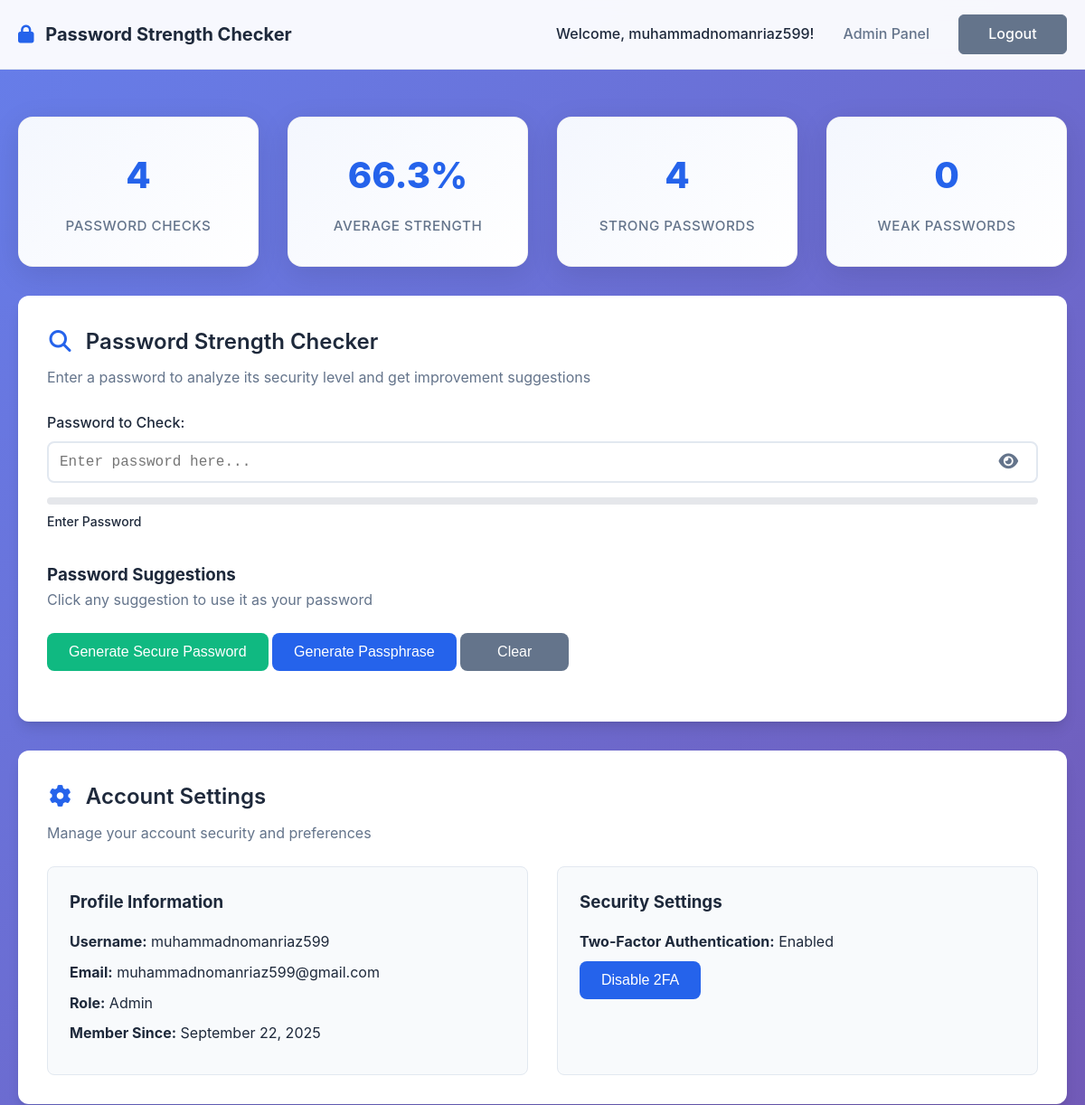
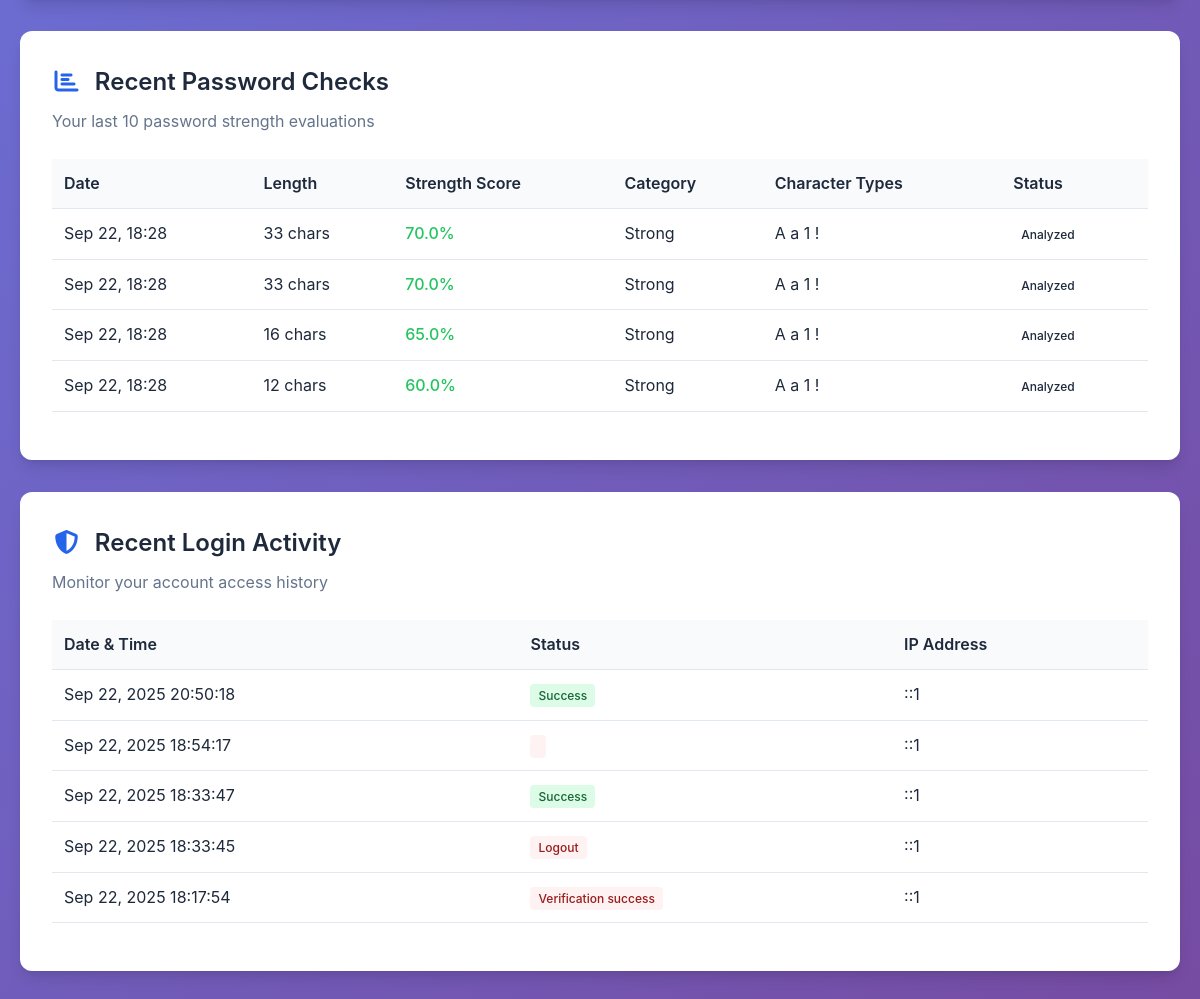
Page /dashboard.php (signed in) on the committed database (2 pictures, top to bottom).
### tables this page shows
CREATE TABLE `users` (
  `id` int(11) NOT NULL,
  `username` varchar(50) NOT NULL,
  `email` varchar(100) NOT NULL,
  `password_hash` varchar(255) NOT NULL,
  `role` enum('admin','user') DEFAULT 'user',
  `otp_secret` varchar(32) DEFAULT NULL,
  `is_2fa_enabled` tinyint(1) DEFAULT 0,
  `is_active` tinyint(1) DEFAULT 1,
  `is_verified` tinyint(1) DEFAULT 0,
  `verification_code` varchar(255) DEFAULT NULL,
  `verification_code_expires` datetime DEFAULT NULL,
  `created_at` timestamp NOT NULL DEFAULT current_timestamp(),
  `last_login` timestamp NULL DEFAULT NULL,
  `failed_login_attempts` int(11) DEFAULT 0,
  `locked_until` datetime DEFAULT NULL
);

CREATE TABLE `password_evaluations` (
  `id` int(11) NOT NULL,
  `user_id` int(11) DEFAULT NULL,
  `password_length` int(11) NOT NULL,
  `has_uppercase` tinyint(1) DEFAULT 0,
  `has_lowercase` tinyint(1) DEFAULT 0,
  `has_digits` tinyint(1) DEFAULT 0,
  `has_symbols` tinyint(1) DEFAULT 0,
  `strength_score` decimal(3,2) NOT NULL,
  `strength_category` enum('very_weak','weak','medium','strong','very_strong') NOT NULL,
  `feedback` longtext DEFAULT NULL CHECK (json_valid(`feedback`)),
  `ip_address` varchar(45) NOT NULL,
  `created_at` datetime DEFAULT current_timestamp()
);

### config/db.php (called while the page is built, shortened)
<?php
class Database {
    private $pdo;
    private static $instance = null;
    private function __construct() {
        try {
            $dsn = "mysql:host=" . DB_HOST . ";dbname=" . DB_NAME . ";charset=" . DB_CHARSET;
            $options = [
                PDO::ATTR_ERRMODE            => PDO::ERRMODE_EXCEPTION,
                PDO::ATTR_DEFAULT_FETCH_MODE => PDO::FETCH_ASSOC,
                PDO::ATTR_EMULATE_PREPARES   => false,
                PDO::ATTR_PERSISTENT         => false,
                PDO::MYSQL_ATTR_INIT_COMMAND => "SET NAMES " . DB_CHARSET
            ];
            $this->pdo = new PDO($dsn, DB_USER, DB_PASS, $options);
        } catch (PDOException $e) {
            error_log("Database connection failed: " . $e->getMessage());
            die("Database connection failed. Please check your configuration.");
        }
    }
    public static function getInstance() {
        if (self::$instance === null) {
            self::$instance = new self();
        }
        return self::$instance;
    }
    public function query($sql, $params = []) {
        try {
            $stmt = $this->pdo->prepare($sql);
            $stmt->execute($params);
            return $stmt;
        } catch (PDOException $e) {
            error_log("Database query failed: " . $e->getMessage());
            throw new Exception("Database operation failed");
        }
    }
    public function fetch($sql, $params = []) {
        $stmt = $this->query($sql, $params);
        return $stmt->fetch();
    }
    public function fetchAll($sql, $params = []) {
        $stmt = $this->query($sql, $params);
        return $stmt->fetchAll();
    }
}
?>

### dashboard.php (the view, shortened to what this page needs)
<?php
require_once 'config/db.php';
$user_id = $_SESSION['user_id'];
$username = $_SESSION['username'];
$email = $_SESSION['email'] ?? '';
$role = $_SESSION['role'] ?? 'user';
if (empty($email)) {
    try {
        $db = Database::getInstance();
        $user_data = $db->fetch("SELECT email, role, is_2fa_enabled FROM users WHERE id = ?", [$user_id]);
        if ($user_data) {
            $email = $user_data['email'];
            $role = $user_data['role'];
            $is_2fa_enabled = $user_data['is_2fa_enabled'];
            $_SESSION['email'] = $email;
            $_SESSION['role'] = $role;
        }
    } catch (Exception $e) {
        logError('Failed to fetch user data: ' . $e->getMessage(), ['user_id' => $user_id]);
        $email = 'Unknown';
        $role = 'user';
        $is_2fa_enabled = false;
    }
} else {
    try {
        $db = Database::getInstance();
        $user_data = $db->fetch("SELECT is_2fa_enabled FROM users WHERE id = ?", [$user_id]);
        $is_2fa_enabled = $user_data ? $user_data['is_2fa_enabled'] : false;
    } catch (Exception $e) {
        logError('Failed to fetch 2FA status: ' . $e->getMessage(), ['user_id' => $user_id]);
        $is_2fa_enabled = false;
    }
}
try {
    $db = Database::getInstance();
    $user_stats = $db->fetch("
        SELECT
            COUNT(pe.id) as total_checks,
            AVG(pe.strength_score) as avg_strength,
            MAX(pe.created_at) as last_check,
            SUM(CASE WHEN pe.strength_score >= 0.6 THEN 1 ELSE 0 END) as strong_passwords,
            SUM(CASE WHEN pe.strength_score < 0.4 THEN 1 ELSE 0 END) as weak_passwords
        FROM password_evaluations pe
        WHERE pe.user_id = ?
    ", [$user_id]);
    $recent_checks = $db->fetchAll("
        SELECT
            password_length,
            strength_score,
            has_uppercase,
            has_lowercase,
            has_digits,
            has_symbols,
            strength_category,
            created_at
        FROM password_evaluations
        WHERE user_id = ?
        ORDER BY created_at DESC
        LIMIT 10
    ", [$user_id]);
    $login_history = $db->fetchAll("
        SELECT
            created_at,
            attempt_type,
            ip_address
        FROM login_attempts
        WHERE user_id = ?
        ORDER BY created_at DESC
        LIMIT 5
    ", [$user_id]);
} catch (Exception $e) {
    logError('Dashboard error: ' . $e->getMessage(), ['user_id' => $user_id]);
    $user_stats = ['total_checks' => 0, 'avg_strength' => 0, 'last_check' => null, 'strong_passwords' => 0, 'weak_passwords' => 0];
    $recent_checks = [];
    $login_history = [];
}
?>
<!DOCTYPE html>
<html lang="en">
<head>
    <link rel="stylesheet" href="https://cdnjs.cloudflare.com/ajax/libs/font-awesome/6.4.0/css/all.min.css">
    <link rel="stylesheet" href="assets/css/style.css">
</head>
<body>
    <nav class="navbar">
        <div class="container">
            <a href="dashboard.php" class="navbar-brand"><i class="fas fa-lock"></i> <?php echo APP_NAME; ?></a>
            <div class="navbar-menu">
                <span>Welcome, <?php echo htmlspecialchars($username); ?>!</span>
                <?php if ($role === 'admin'): ?>
                    <a href="admin/dashboard.php">Admin Panel</a>
                <?php endif; ?>
                <a href="auth/logout.php" class="btn btn-secondary">Logout</a>
            </div>
        </div>
    </nav>
    <div class="container">
        <div class="dashboard-grid">
            <div class="stat-card">
                <div class="stat-number"><?php echo number_format($user_stats['total_checks']); ?></div>
                <div class="stat-label">Password Checks</div>
            </div>
            <div class="stat-card">
                <div class="stat-number"><?php echo number_format($user_stats['avg_strength'] * 100, 1); ?>%</div>
                <div class="stat-label">Average Strength</div>
            </div>
            <div class="stat-card">
                <div class="stat-number"><?php echo number_format($user_stats['strong_passwords']); ?></div>
                <div class="stat-label">Strong Passwords</div>
            </div>
            <div class="stat-card">
                <div class="stat-number"><?php echo number_format($user_stats['weak_passwords']); ?></div>
                <div class="stat-label">Weak Passwords</div>
            </div>
        </div>
        <div class="card">
            <div class="card-header">
                <h2><i class="fas fa-search"></i> Password Strength Checker</h2>
                <p>Enter a password to analyze its security level and get improvement suggestions</p>
            </div>
            <div class="form-group">
                <label for="password_input">Password to Check:</label>
                <input type="password"
                       id="password_input"
                       placeholder="Enter password here..."
                       data-strength="true"
                       style="font-family: monospace;">
            </div>
            <div class="form-group">
                <button type="button" id="generateBtn" class="btn btn-success">Generate Secure Password</button>
                <button type="button" id="generatePhraseBtn" class="btn btn-primary">Generate Passphrase</button>
                <button type="button" id="clearBtn" class="btn btn-secondary">Clear</button>
            </div>
        </div>
        <div class="card">
            <div class="card-header">
                <h2><i class="fas fa-cog"></i> Account Settings</h2>
                <p>Manage your account security and preferences</p>
            </div>
            <div class="settings-grid">
                <div class="setting-item">
                    <h3>Profile Information</h3>
                    <p><strong>Username:</strong> <?php echo htmlspecialchars($username); ?></p>
                    <p><strong>Email:</strong> <?php echo htmlspecialchars($email); ?></p>
                    <p><strong>Role:</strong> <?php echo ucfirst($role); ?></p>
                    <p><strong>Member Since:</strong>
                        <?php
                        $member_since = $db->fetch("SELECT created_at FROM users WHERE id = ?", [$user_id]);
                        if ($member_since && isset($member_since['created_at'])) {
                            echo date('F j, Y', strtotime($member_since['created_at']));
                        } else {
                            echo 'Unknown';
                        }
                        ?>
                    </p>
                </div>
                <div class="setting-item">
                    <h3>Security Settings</h3>
                    <p><strong>Two-Factor Authentication:</strong>
                        <span id="2fa-status"><?php echo $is_2fa_enabled ? 'Enabled' : 'Disabled'; ?></span>
                    </p>
                    <button type="button" id="toggle2FA" class="btn btn-primary">
                        <?php echo $is_2fa_enabled ? 'Disable 2FA' : 'Enable 2FA'; ?>
                    </button>
                </div>
            </div>
        </div>
        <?php if (!empty($recent_checks)): ?>
        <div class="card">
            <div class="card-header">
                <h2><i class="fas fa-chart-bar"></i> Recent Password Checks</h2>
                <p>Your last 10 password strength evaluations</p>
            </div>
            <div class="table-responsive">
                <table class="table">
                    <thead>
                        <tr>
                            <th>Date</th>
                            <th>Length</th>
                            <th>Strength Score</th>
                            <th>Category</th>
                            <th>Character Types</th>
                            <th>Status</th>
                        </tr>
                    </thead>
                    <tbody>
                        <?php foreach ($recent_checks as $check): ?>
                        <tr>
                            <td><?php echo date('M j, H:i', strtotime($check['created_at'])); ?></td>
                            <td><?php echo $check['password_length']; ?> chars</td>
                            <td>
                                <span class="strength-label <?php echo getStrengthClass($check['strength_score']); ?>">
                                    <?php echo number_format($check['strength_score'] * 100, 1); ?>%
                                </span>
                            </td>
                            <td><?php echo ucfirst($check['strength_category']); ?></td>
                            <td>
                                <?php echo ($check['has_uppercase'] ? 'A' : '-'); ?>
                                <?php echo ($check['has_lowercase'] ? 'a' : '-'); ?>
                                <?php echo ($check['has_digits'] ? '1' : '-'); ?>
                                <?php echo ($check['has_symbols'] ? '!' : '-'); ?>
                            </td>
                            <td>
                                <span class="badge badge-info">Analyzed</span>
                            </td>
                        </tr>
                        <?php endforeach; ?>
                    </tbody>
                </table>
            </div>
        </div>
        <?php endif; ?>
        <?php if (!empty($login_history)): ?>
        <div class="card">
            <div class="card-header">
                <h2><i class="fas fa-shield-alt"></i> Recent Login Activity</h2>
                <p>Monitor your account access history</p>
            </div>
            <div class="table-responsive">
                <table class="table">
                    <thead>
                        <tr>
                            <th>Date & Time</th>
                            <th>Status</th>
                            <th>IP Address</th>
                        </tr>
                    </thead>
                    <tbody>
                        <?php foreach ($login_history as $login): ?>
                        <tr>
                            <td><?php echo date('M j, Y H:i:s', strtotime($login['created_at'])); ?></td>
                            <td>
                                <span class="badge <?php echo $login['attempt_type'] === 'success' ? 'badge-success' : 'badge-danger'; ?>">
                                    <?php echo ucfirst(str_replace('_', ' ', $login['attempt_type'])); ?>
                                </span>
                            </td>
                            <td><?php echo htmlspecialchars($login['ip_address']); ?></td>
                        </tr>
                        <?php endforeach; ?>
                    </tbody>
                </table>
            </div>
        </div>
        <?php endif; ?>
    </div>
</body>
</html>
<?php
function getStrengthClass($score) {
    if ($score >= 0.6) return 'strong';
    return 'very-weak';
}
?>

### rows in the picture
users: created_at "September 22, 2025"
password_evaluations: created_at "Sep 22, 18:28", password_length "33", $check['strength_score']*100 "70.0", strength_category "Strong", has_uppercase "A", has_lowercase "a", has_digits "1"
password_evaluations: created_at "Sep 22, 18:28", password_length "33", $check['strength_score']*100 "70.0", strength_category "Strong", has_uppercase "A", has_lowercase "a", has_digits "1"
password_evaluations: created_at "Sep 22, 18:28", password_length "16", $check['strength_score']*100 "65.0", strength_category "Strong", has_uppercase "A", has_lowercase "a", has_digits "1"
password_evaluations: created_at "Sep 22, 18:28", password_length "12", $check['strength_score']*100 "60.0", strength_category "Strong", has_uppercase "A", has_lowercase "a", has_digits "1"

### other values in the picture
APP_NAME "Password Strength Checker"
$username "muhammadnomanriaz599"
$user_stats['total_checks'] "4"
$user_stats['avg_strength'] * 100 "66.3"
$user_stats['strong_passwords'] "4"
$user_stats['weak_passwords'] "0"
$email "muhammadnomanriaz599@gmail.com"
$role "Admin"
date('M j, Y H:i:s', strtotime($login['created_at'])) "Sep 22, 2025 20:50:18"
str_replace('_', ' ', $login['attempt_type']) "Success"
$login['ip_address'] "::1"
date('M j, Y H:i:s', strtotime($login['created_at'])) "Sep 22, 2025 18:54:17"
date('M j, Y H:i:s', strtotime($login['created_at'])) "Sep 22, 2025 18:33:47"
date('M j, Y H:i:s', strtotime($login['created_at'])) "Sep 22, 2025 18:33:45"
str_replace('_', ' ', $login['attempt_type']) "Logout"
